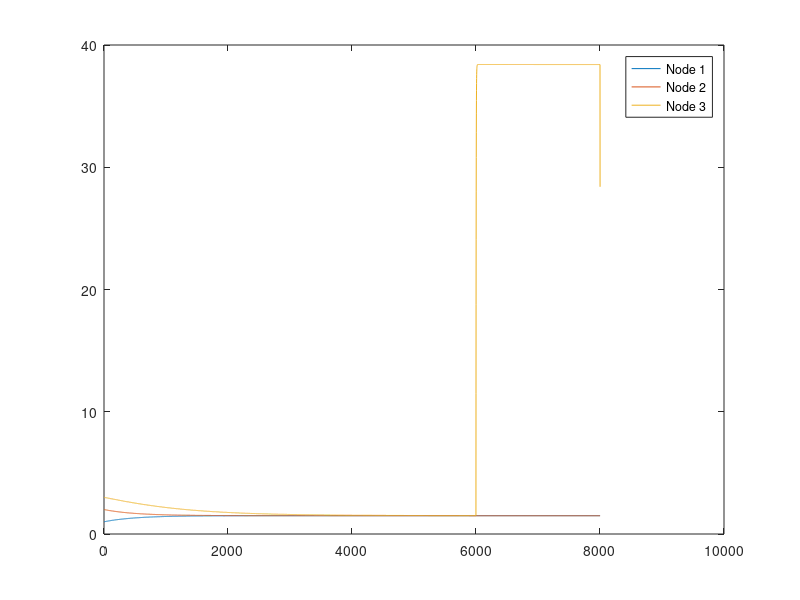

Recreate this plot in MATLAB.
clc,clear all;close all;

N=8000; %Total number of Iterations
dt=0.001;%Step Length

a=10;  %Amplitude of attack signal
k=270;

x1(1)=1;
x2(1)=2;
x3(1)=3;

w1(1)=1;
w2(1)=2;
w3(1)=3;

for i=1:N
    
%     if i>=3000 & i<5000
%         x3(i)=x3(i)+a*sin(i);
%     end

    if i>=6000 
        x3(i)=x3(i)+a;
    end
    
%     if i==3143
%         x3(i)=x3(i)+a*tan(i);
%     end

    x1(i+1)=x1(i)+dt*((-1)*(x1(i)-x2(i))-k*(x1(i)-w1(i)));
    x2(i+1)=x2(i)+dt*((-1)*(2*x2(i)-x1(i)-x2(i))-k*(x2(i)-w2(i)));
    x3(i+1)=x3(i)+dt*((-1)*(x3(i)-x2(i))-k*(x3(i)-w3(i)));
    
    
    w1(i+1)=w1(i)+dt*((-1)*(w1(i)-w2(i)));
    w2(i+1)=w2(i)+dt*((-1)*(2*w2(i)-w1(i)-w2(i)));
    w3(i+1)=w3(i)+dt*((-1)*(w3(i)-w2(i)));
  
end

plot(x1);hold on;plot(x2);plot(x3)
legend('Node 1','Node 2','Node 3')

